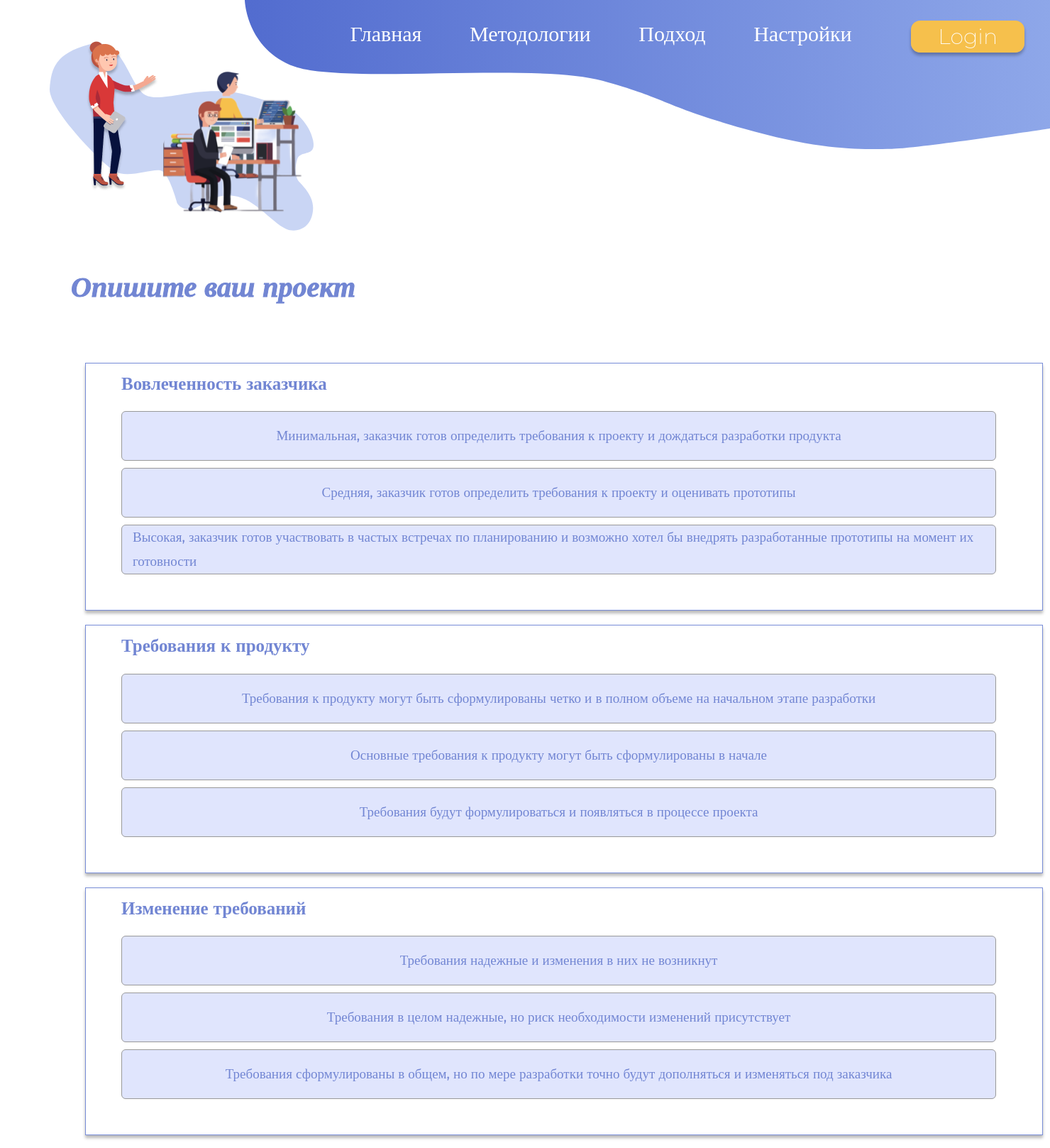
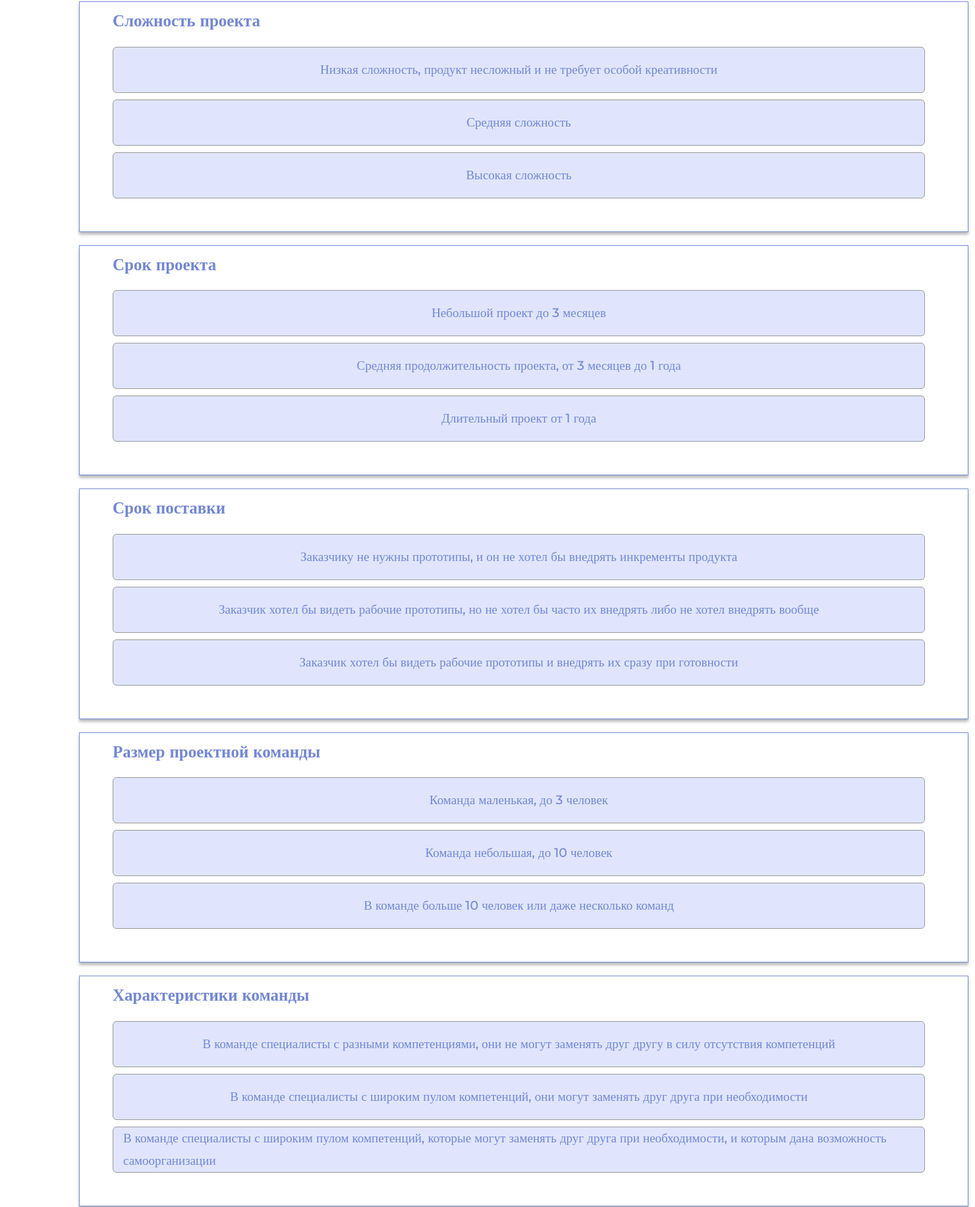
The page /model/ (upper part) on the database its author committed (2 pictures, top to bottom).
### model/models.py (models this page shows, shortened)
class Criterias(models.Model):
    name = models.CharField('Критерий', max_length=100)
    access = models.ManyToManyField(User)
    class Meta:
        verbose_name  = 'Criteria'
        verbose_name_plural  = 'Criterias'

class Options(models.Model):
    criteria = models.ForeignKey('Criterias', on_delete=models.CASCADE)
    description = models.TextField('Описание варианта ответа', unique=False)
    class Meta:
        verbose_name  = 'Options'
        verbose_name_plural  = 'Options'

### model/views.py (the view, shortened to what this page needs)
# urls.py: path('', views.model_home, name='model_home'),
def model_home(request):
    ahp = Ahp()
    global RESULTS
    data = []
    error = ''
    if request.user.is_authenticated:
        access=request.user
    else:
        access = User.objects.get(pk=1)
    for el in Criterias.objects.filter(access=access):
        element_name = el.name
        opts = [value.description for value in Options.objects.filter(criteria=el)]
        values = {element_name: opts}
        data.append(values)
    return render(request, 'model/model_home.html', {'data': data, 'error': error})

### model/templates/model/model_home.html (shortened to what this page needs)
{% extends 'main/layout.html' %}
{% load static %}
{% block head %}
    <link rel="stylesheet" href="{% static 'model/css/model_main.css' %}">
    <link rel="stylesheet" href="{% static 'main/css/layout.css' %}">
{% endblock %}
{% block content %}
    <div class="hero">
        <img src="{% static 'model/img/icon.svg' %}" alt="">
        <div class="hero--info">
            <h1> Опишите ваш проект </h1>
            <span>{{error}}</span>
            <form method="post">
                {% for el in data %}
                    {% for key, value in el.items %}
                        <fieldset class="inputs">
                            <legend>{{key}}</legend>
                            {% for val in value %}
                                <div class="form_radio_btn">
                                    <label for="{{val}}">{{val}}</label>
                                </div>
                            {% endfor %}
                        </fieldset>
                    {% endfor %}
                {% endfor %}
            </form>
        </div>
    </div>
{% endblock %}

### main/static/main/css/layout.css (style rules this page uses)
* { font-family: "Montserrat"; font-weight: 200; font-size: 20px; font-style: normal; }
body { font-weight: 200; font-size: 2px; font-style: normal; }

### model/static/model/css/model_main.css (style rules this page uses)
* { margin: 0; padding: 0; font-family: "Montserrat", sans-serif; font-weight: 400; font-style: normal; }
.hero { padding-top: 280px; padding-left: 100px; position: relative; }
.hero img { position: absolute; left: 70px; top: -50px; }
.hero--info { width: 650px; }
.hero--info h1 { font-size: 40px; font-weight: 550; font-style: italic; color: #7286D3; -webkit-text-stroke: 1px #7286D3; padding-bottom: 15px; }
.hero--info .inputs { margin: 20px; width: 1350px; padding-bottom: 40px; border: solid #778CD7 1px; box-shadow: 0px 4px 4px 0px #00000045; }
.hero--info legend { padding-left: 50px; padding-top: 10px; padding-bottom: 10px; color: #7286D3; font-weight: 600; font-size: 25px; }
.form_radio_btn { display: flexbox; margin-left: 50px; margin-bottom: 10px; }
.form_radio_btn label { font-size: 19px; font-weight: 500; font-style: normal; color: #7286D3; display: inline-flex; height: 70px; width: 95%; align-items: center; justify-content: center; cursor: pointer; padding: 0 15px; line-height: 34px; border: 1px solid #999; border-radius: 6px; user-select: none; background-color: #c2cbfc81; }
.hero--info span { font-size: 25px; font-weight: 400; font-style: normal; color: #7286D3; -webkit-text-stroke: 1px #7286D3; padding-bottom: 40px; padding-left: 20%; }

### rows shown on the page
Criterias: el "Вовлеченность заказчика"
Options: value "Минимальная, заказчик готов определить требования к проекту и дождаться разработки продукта"
Options: value "Средняя, заказчик готов определить требования к проекту и оценивать прототипы"
Options: value "Высокая, заказчик готов участвовать в частых встречах по планированию и возможно хотел бы внедрять разработанные прототипы на момент их готовности"
Criterias: el "Требования к продукту"
Options: value "Требования к продукту могут быть сформулированы четко и в полном объеме на начальном этапе разработки"
Options: value "Основные требования к продукту могут быть сформулированы в начале"
Options: value "Требования будут формулироваться и появляться в процессе проекта"
Criterias: el "Изменение требований"
Options: value "Требования надежные и изменения в них не возникнут"
Options: value "Требования в целом надежные, но риск необходимости изменений присутствует"
Options: value "Требования сформулированы в общем, но по мере разработки точно будут дополняться и изменяться под заказчика"
Criterias: el "Сложность проекта"
Options: value "Низкая сложность, продукт несложный и не требует особой креативности"
Options: value "Средняя сложность"
Options: value "Высокая сложность"
Criterias: el "Срок проекта"
Options: value "Небольшой проект до 3 месяцев"
Options: value "Средняя продолжительность проекта, от 3 месяцев до 1 года"
Options: value "Длительный проект от 1 года"
Criterias: el "Срок поставки"
Options: value "Заказчику не нужны прототипы, и он не хотел бы внедрять инкременты продукта"
Options: value "Заказчик хотел бы видеть рабочие прототипы, но не хотел бы часто их внедрять либо не хотел внедрять вообще"
Options: value "Заказчик хотел бы видеть рабочие прототипы и внедрять их сразу при готовности"
Criterias: el "Размер проектной команды"
Options: value "Команда маленькая, до 3 человек"
Options: value "Команда небольшая, до 10 человек"
Options: value "В команде больше 10 человек или даже несколько команд"
Criterias: el "Характеристики команды"
Options: value "В команде специалисты с разными компетенциями, они не могут заменять друг другу в силу отсутствия компетенций"
Options: value "В команде специалисты с широким пулом компетенций, они могут заменять друг друга при необходимости"
Options: value "В команде специалисты с широким пулом компетенций, которые могут заменять друг друга при необходимости, и которым дана возможность самоорганизации"
